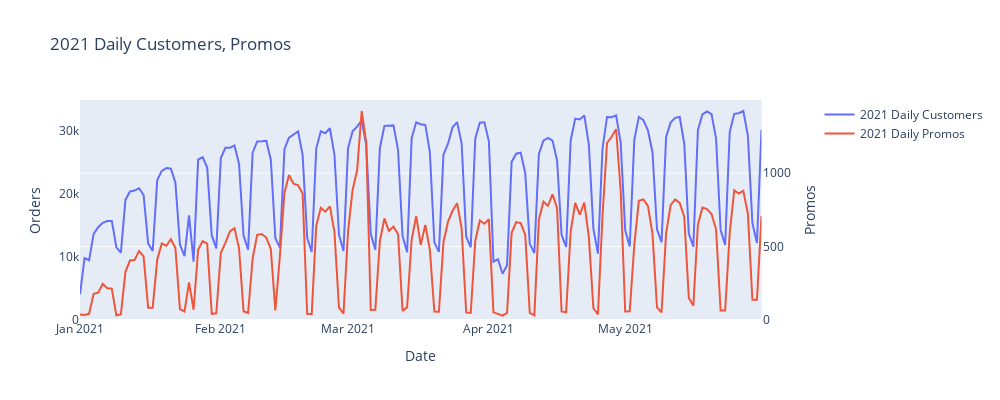

The notebook cell this image was saved under:
### Code cell
fig = make_subplots(specs=[[{"secondary_y": True}]])

fig.add_trace(go.Scatter(x=sales_df_daily['trans_date'], y=sales_df_daily['customers'], name="2021 Daily Customers")) 
fig.add_trace(go.Scatter(x=sales_df_daily['trans_date'], y=sales_df_daily['promo_count'], 
                         name="2021 Daily Promos"),secondary_y=True)    

fig.update_layout(title_text=f"2021 Daily Customers, Promos", width=1000, height=400, yaxis_showgrid=False)
fig.update_xaxes(title_text="Date", showgrid=False)
fig.update_yaxes(title_text="Orders", secondary_y=False, rangemode="tozero")
fig.update_yaxes(title_text="Promos", secondary_y=True, rangemode="tozero")

fig.show()

### Figure 1 — Plotly figure (JSON) as saved in the notebook; plotly's stock layout.template omitted (floating-point values rounded to 4 significant figures; data arrays with more than 128 entries replaced by an {"elided": "..."} marker saying what was removed)
{"data": [{"name": "2021 Daily Customers", "type": "scatter", "x": {"elided": "151 str values"}, "y": {"elided": "151 float values"}}, {"name": "2021 Daily Promos", "type": "scatter", "x": {"elided": "151 str values"}, "xaxis": "x", "y": {"elided": "151 int values"}, "yaxis": "y2"}], "layout": {"height": 400, "title": {"text": "2021 Daily Customers, Promos"}, "width": 1000, "xaxis": {"anchor": "y", "domain": [0, 0.94], "showgrid": false, "title": {"text": "Date"}}, "yaxis": {"anchor": "x", "domain": [0, 1], "rangemode": "tozero", "showgrid": false, "title": {"text": "Orders"}}, "yaxis2": {"anchor": "x", "overlaying": "y", "rangemode": "tozero", "side": "right", "title": {"text": "Promos"}}}}
